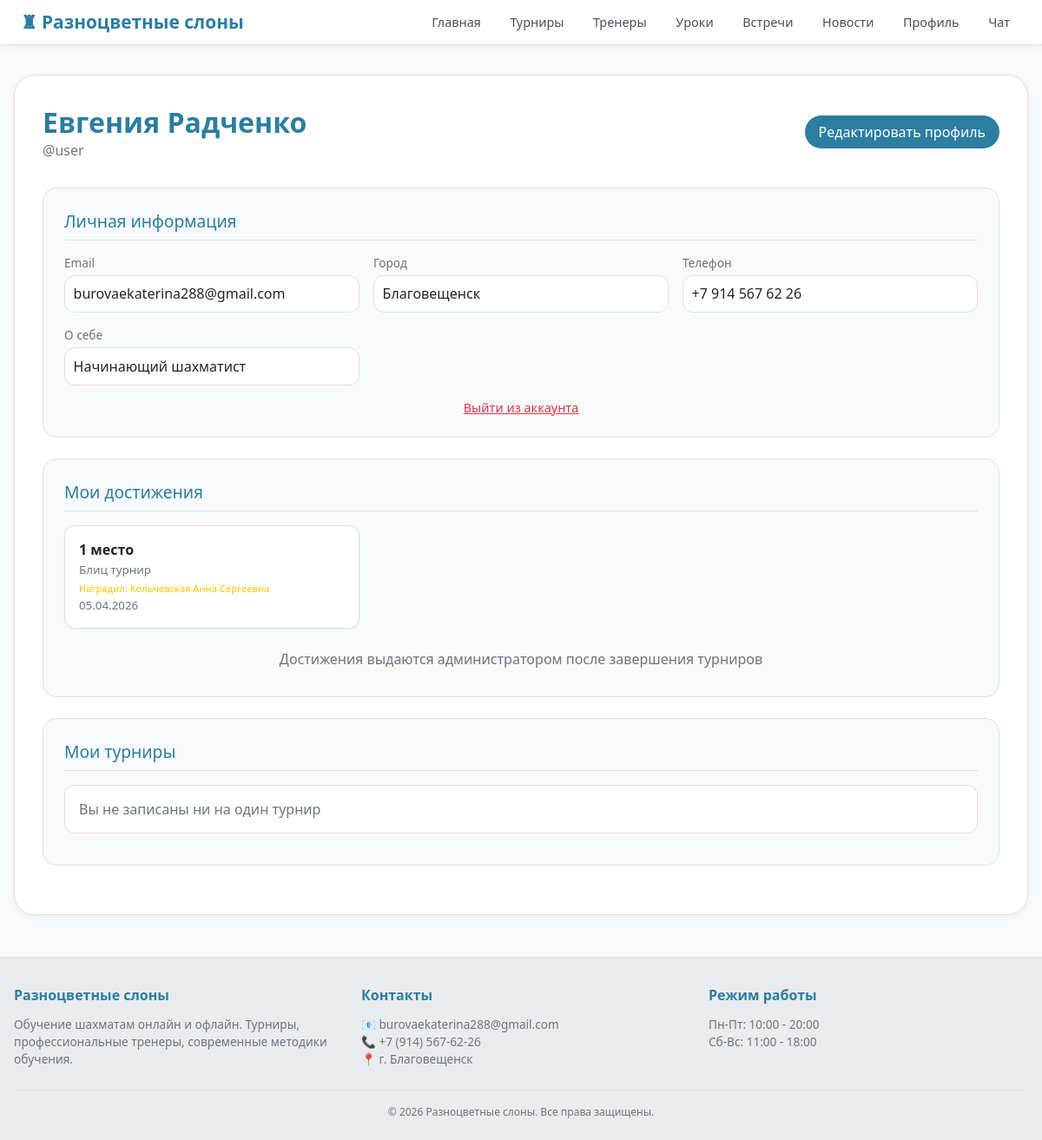
/profile/ (signed in), run on the app's committed database.
### main/models.py (models this page shows, shortened)
class User(AbstractUser):
    ROLE_CHOICES = [
        ('user', 'Пользователь'),
        ('admin', 'Администратор'),
        ('trainer', 'Тренер'),
    ]
    role = models.CharField(max_length=10, choices=ROLE_CHOICES, default='user')
    full_name = models.CharField(max_length=150, blank=True, null=True)
    phone = models.CharField(max_length=20, blank=True, null=True)
    city = models.CharField(max_length=100, blank=True, null=True)
    bio = models.TextField(blank=True, null=True)
    is_banned = models.BooleanField(default=False)
    rating = models.IntegerField(default=1000, verbose_name='Рейтинг Elo')
    avatar = models.ImageField(upload_to='avatars/', blank=True, null=True)
    date_joined = models.DateTimeField(auto_now_add=True)

class Achievement(models.Model):
    user = models.ForeignKey(User, on_delete=models.CASCADE, related_name='achievements')
    name = models.CharField(max_length=100, verbose_name='Название')
    description = models.TextField(verbose_name='Описание')
    date = models.DateField(auto_now_add=True)
    awarded_by = models.ForeignKey(User, on_delete=models.SET_NULL, null=True, blank=True,
                                   related_name='awarded_achievements', verbose_name='Наградил')
    tournament = models.ForeignKey(Tournament, on_delete=models.SET_NULL, null=True, blank=True,
                                   related_name='achievements', verbose_name='Турнир')

### main/views.py (the view)
# urls.py: path('profile/', views.profile, name='profile'),
@login_required
def profile(request):
    return render(request, 'main/profile.html', {
        'user': request.user,
        'tournaments': request.user.tournaments.all(),
        'achievements': request.user.achievements.all(),
    })

### main/templates/main/profile.html (shortened to what this page needs)
{% extends 'main/base.html' %}
{% block content %}
<div class="profile-card">
    <div class="profile-header">
        <div class="profile-title">
            <h1>{{ user.full_name|default:user.username }}</h1>
            <p>@{{ user.username }}
            </p>
        </div>
        <a href="{% url 'edit_profile' %}" class="btn-primary">Редактировать профиль</a>
    </div>
    <div class="profile-section">
        <div class="section-title">Личная информация</div>
        <div class="info-grid">
            <div class="info-item"><span class="info-label">Email</span><span class="info-value">{{ user.email|default:"Не указан" }}</span></div>
            <div class="info-item"><span class="info-label">Город</span><span class="info-value">{{ user.city|default:"Не указан" }}</span></div>
            <div class="info-item"><span class="info-label">Телефон</span><span class="info-value">{{ user.phone|default:"Не указан" }}</span></div>
            <div class="info-item"><span class="info-label">О себе</span><span class="info-value">{{ user.bio|default:"Не указано"|linebreaksbr }}</span></div>
        </div>
        <div class="action-buttons">
            <a href="{% url 'logout' %}" class="logout-link" onclick="return confirm('Выйти из аккаунта?')">Выйти из аккаунта</a>
        </div>
    </div>
    {% if user.role != 'admin' and not user.is_banned %}
    <div class="profile-section">
        <div class="section-title">Мои достижения</div>
        <div class="achievements-grid">
            {% for achievement in achievements %}
            <div class="achievement-card">
                <div>
                    <strong>{{ achievement.name }}</strong><br>
                    <small>{{ achievement.description }}</small>
                    {% if achievement.awarded_by %}
                        <div class="awarded-by">Наградил: {{ achievement.awarded_by.full_name|default:achievement.awarded_by.username }}</div>
                    {% endif %}
                    <small style="color:#6c757d;">{{ achievement.date|date:"d.m.Y" }}</small>
                </div>
            </div>
            {% empty %}
            <div class="empty-message">У вас пока нет достижений. Участвуйте в турнирах и получайте награды от администратора!</div>
            {% endfor %}
        </div>
        <div class="empty-message" style="background:#f8f9fa; margin-top:1rem; padding:0.5rem; border-radius:8px;">
            Достижения выдаются администратором после завершения турниров
        </div>
    </div>
    <div class="profile-section">
        <div class="section-title">Мои турниры</div>
        <ul class="tournaments-list">
            {% for tournament in tournaments %}
            <li>
                <div>
                    <strong>{{ tournament.name }}</strong><br>
                    <small>{{ tournament.date }} {{ tournament.time|time:"H:i" }} | {{ tournament.get_type_display }} | {{ tournament.location }}</small>
                </div>
                <a href="{% url 'tournament_unregister' tournament.id %}" class="btn-danger">Отменить запись</a>
            </li>
            {% empty %}
            <li class="empty-message">Вы не записаны ни на один турнир</li>
            {% endfor %}
        </ul>
    </div>
    {% endif %}
</div>
{% endblock %}

### main/templates/main/base.html (style rules this page uses)
* { margin: 0; padding: 0; box-sizing: border-box; font-family: 'Segoe UI', system-ui, sans-serif; }
body { background: #f8f9fa; color: #212529; min-height: 100vh; display: flex; flex-direction: column; overflow-x: hidden; max-width: 100%; padding-top: 70px; }
html { overflow-x: hidden; max-width: 100%; }
.btn-primary { background: #2c7da0; color: white; }

### main/templates/main/profile.html (style rules this page uses)
.profile-card { background: white; border-radius: 24px; padding: 2rem; border: 1px solid #e0e0e0; box-shadow: 0 2px 8px rgba(0,0,0,0.05); }
.profile-header { display: flex; justify-content: space-between; align-items: center; margin-bottom: 2rem; flex-wrap: wrap; gap: 1rem; }
.profile-title h1 { color: #2c7da0; font-size: 2rem; }
.profile-title p { color: #6c757d; }
.profile-section { background: #f8f9fa; border-radius: 16px; padding: 1.5rem; margin-bottom: 1.5rem; border: 1px solid #e0e0e0; }
.section-title { color: #2c7da0; font-size: 1.2rem; margin-bottom: 1rem; border-bottom: 1px solid #dee2e6; padding-bottom: 0.5rem; }
.info-grid { display: grid; grid-template-columns: repeat(auto-fit, minmax(300px, 1fr)); gap: 1rem; }
.info-item { display: flex; flex-direction: column; gap: 0.3rem; }
.info-label { color: #6c757d; font-size: 0.85rem; font-weight: 500; }
.info-value { color: #212529; padding: 0.6rem; background: white; border-radius: 12px; border: 1px solid #e0e0e0; word-break: break-word; white-space: normal; overflow-wrap: break-word; line-height: 1.4; }
.info-item:last-child .info-value { max-height: 120px; overflow-y: auto; }
.achievements-grid { display: grid; grid-template-columns: repeat(auto-fill, minmax(280px, 1fr)); gap: 1rem; margin-bottom: 1rem; }
.achievement-card { background: white; padding: 1rem; border-radius: 12px; border-left: 4px solid #2c7da0; display: flex; justify-content: space-between; align-items: center; box-shadow: 0 1px 3px rgba(0,0,0,0.05); border: 1px solid #e0e0e0; }
.achievement-card strong { color: #212529; }
.achievement-card small { color: #6c757d; }
.tournaments-list { list-style: none; }
.tournaments-list li { background: white; padding: 1rem; margin-bottom: 0.75rem; border-radius: 12px; display: flex; justify-content: space-between; align-items: center; flex-wrap: wrap; gap: 1rem; border: 1px solid #e0e0e0; }
.empty-message { text-align: center; color: #6c757d; padding: 1rem; }
.awarded-by { font-size: 0.7rem; color: #ffc107; margin-top: 0.25rem; }
.action-buttons { display: flex; gap: 1rem; margin-top: 1rem; flex-wrap: wrap; justify-content: center; }
.logout-link { color: #dc3545; text-decoration: underline; cursor: pointer; font-size: 0.9rem; }
.btn-primary { background: #2c7da0; color: white; padding: 0.5rem 1rem; border-radius: 30px; text-decoration: none; transition: all 0.2s; }

### data on the page
User: full_name "Евгения Радченко", username "user", email "burovaekaterina288@gmail.com", city "Благовещенск", phone "+7 914 567 62 26", bio "Начинающий шахматист"
Achievement: name "1 место", description "Блиц турнир", awarded_by.full_name "Кольчевская Анна Сергеевна", date "05.04.2026"
